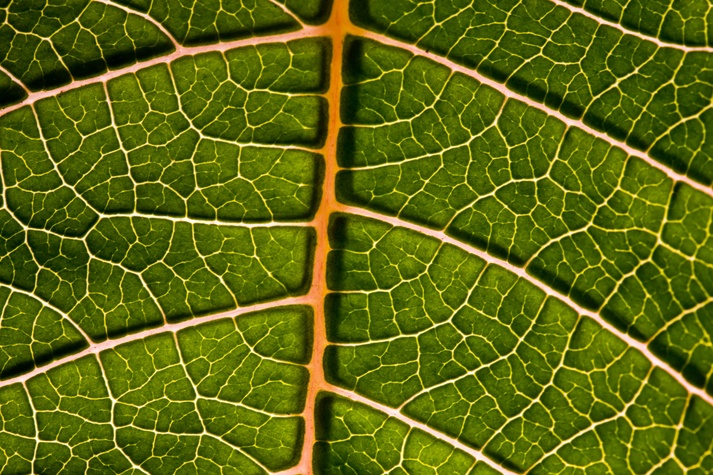
#> input picture HW1/leaf.jpg, 713 x 475 px, shrunk from 3888 x 2592 before the run
$ jupyter execute fourier.ipynb
#> lines starting #> are read from the running program, lines starting #| are printed output that depends on the picture
[cell 1]
import numpy as np
import matplotlib.pyplot as plt
import cv2 as cv

## FOURIER TRANSFORM

show the fourier transform of given images:

[cell 2]
''' Write a function to take an image name and print and show its fourier transform '''

def fourier(path):
    ''' Read image in grayscale '''
#> called with path = 'leaf.jpg'
    image = cv.imread(path, cv.IMREAD_GRAYSCALE)
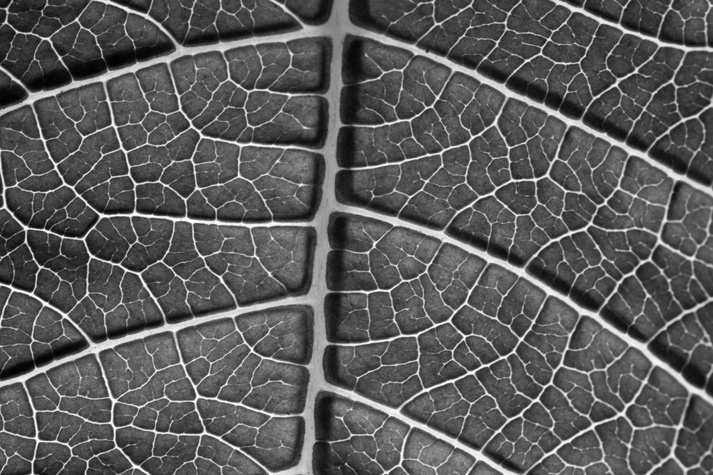
#> image: shape (475, 713); min 0, max 255, mean 90

    print("read image")


    ''' Compute magnitude of fourier transform of image using numpy or opencv'''
    f_image = np.fft.fft2(image)
    f_image = np.fft.fftshift(f_image)
    f_image_magn = 20 * np.log(np.abs(f_image))
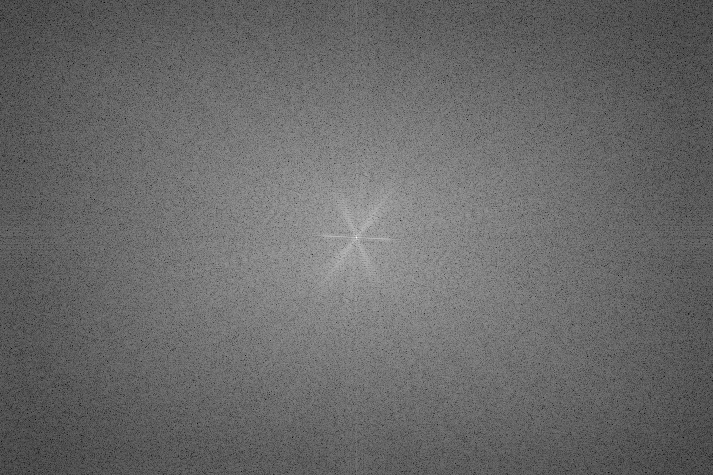
#> f_image_magn: shape (475, 713) float64; min 51.16, max 344.7, mean 172.7; drawn with min black and max white

    print("fourier done")


    ''' plot image and magnitude using plt.imshow '''
    print("showing image")
    plt.subplot(1,2,1).axis("off")
    plt.tight_layout()
    plt.imshow(image, cmap = "gray")
    plt.title("image")

    plt.subplot(1,2,2).axis("off")
    plt.tight_layout()
    plt.imshow(f_image_magn, cmap = "gray")
    plt.title("fourier transform")
    plt.show()
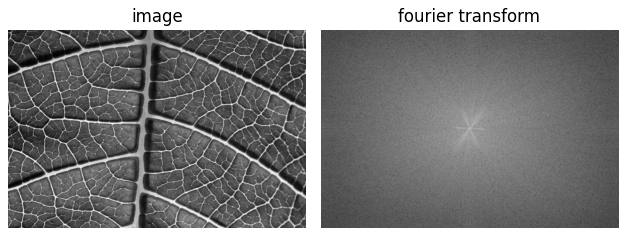
#> figure drawn by matplotlib, 2 panels

[cell 3]
images = ['leaf.jpg', 'rocks.jpg', 'scene.jpg', 'starfish.jpg']

for i in images:
    fourier(i)
#> pass 2 of the loop `for i in images:`:
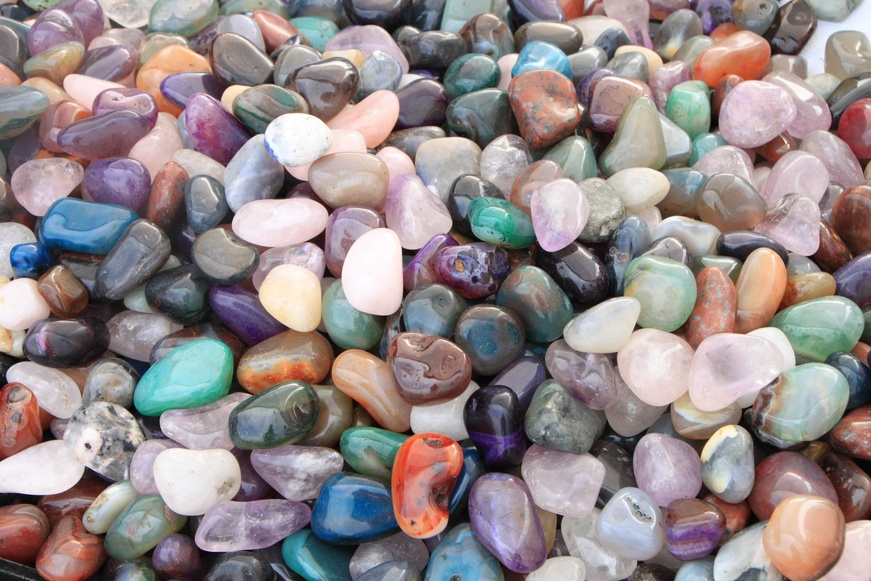
#> input picture HW1/rocks.jpg, 871 x 581 px, shrunk from 4752 x 3168 before the run
#> image: shape (581, 871)
#> in fourier (call 2), `f_image_magn = 20 * np.log(np.abs(f_image))`:
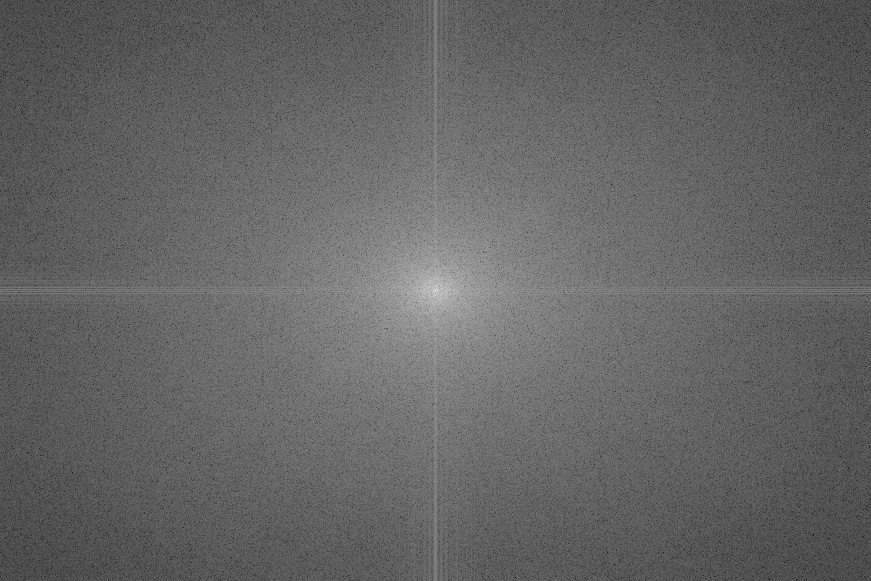
#> f_image_magn: shape (581, 871) float64; min 33.24, max 361.6, mean 163.4; drawn with min black and max white
#> in fourier (call 2), `plt.show()`:
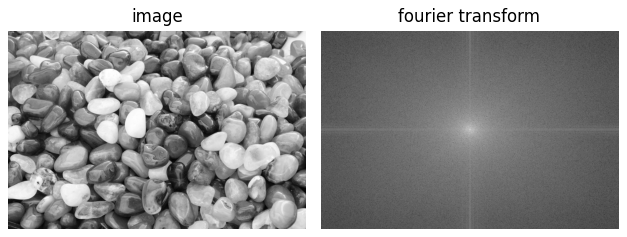
#> figure drawn by matplotlib, 2 panels
#> pass 3 of the loop `for i in images:`:
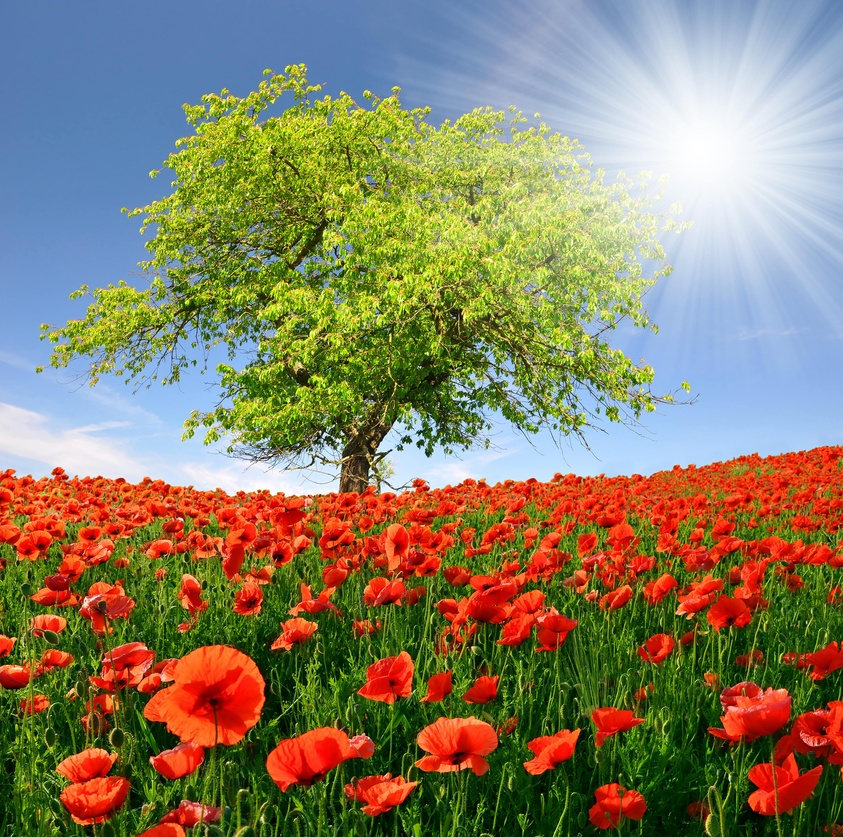
#> input picture HW1/scene.jpg, 843 x 837 px, shrunk from 4600 x 4562 before the run
#> image: shape (837, 843)
#> in fourier (call 3), `f_image_magn = 20 * np.log(np.abs(f_image))`:
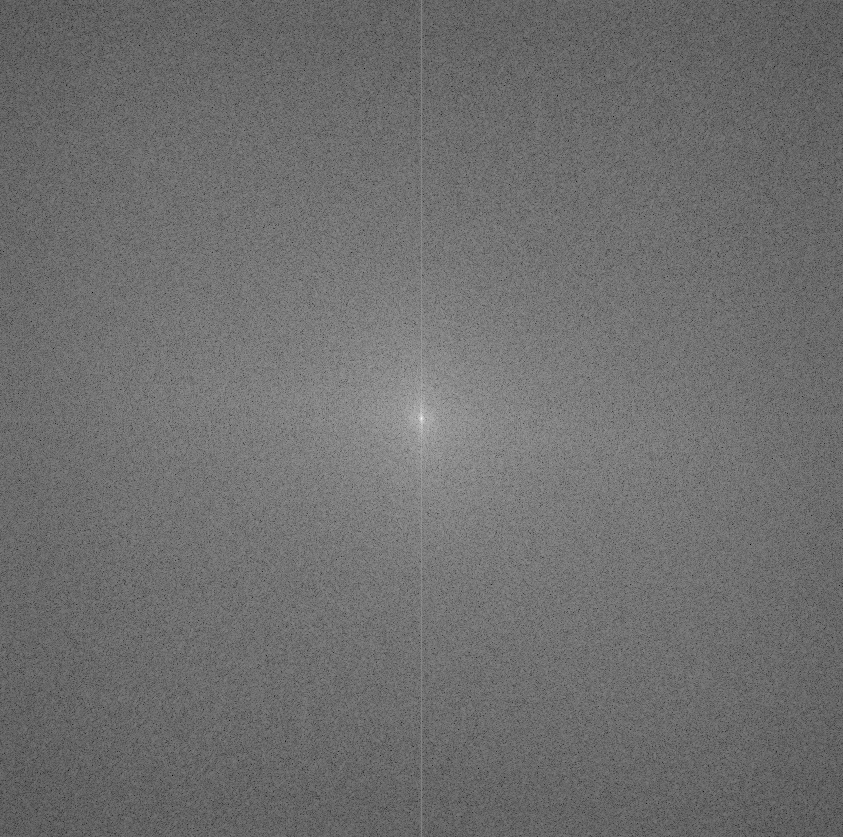
#> f_image_magn: shape (837, 843) float64; min 48.83, max 366.1, mean 187.1; drawn with min black and max white
#> in fourier (call 3), `plt.show()`:
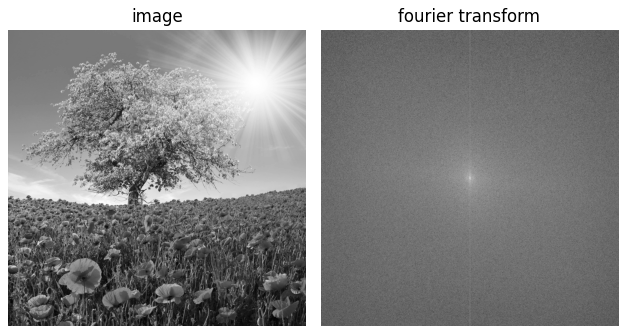
#> figure drawn by matplotlib, 2 panels
#> the loop made 4 passes; the first 3 are shown
